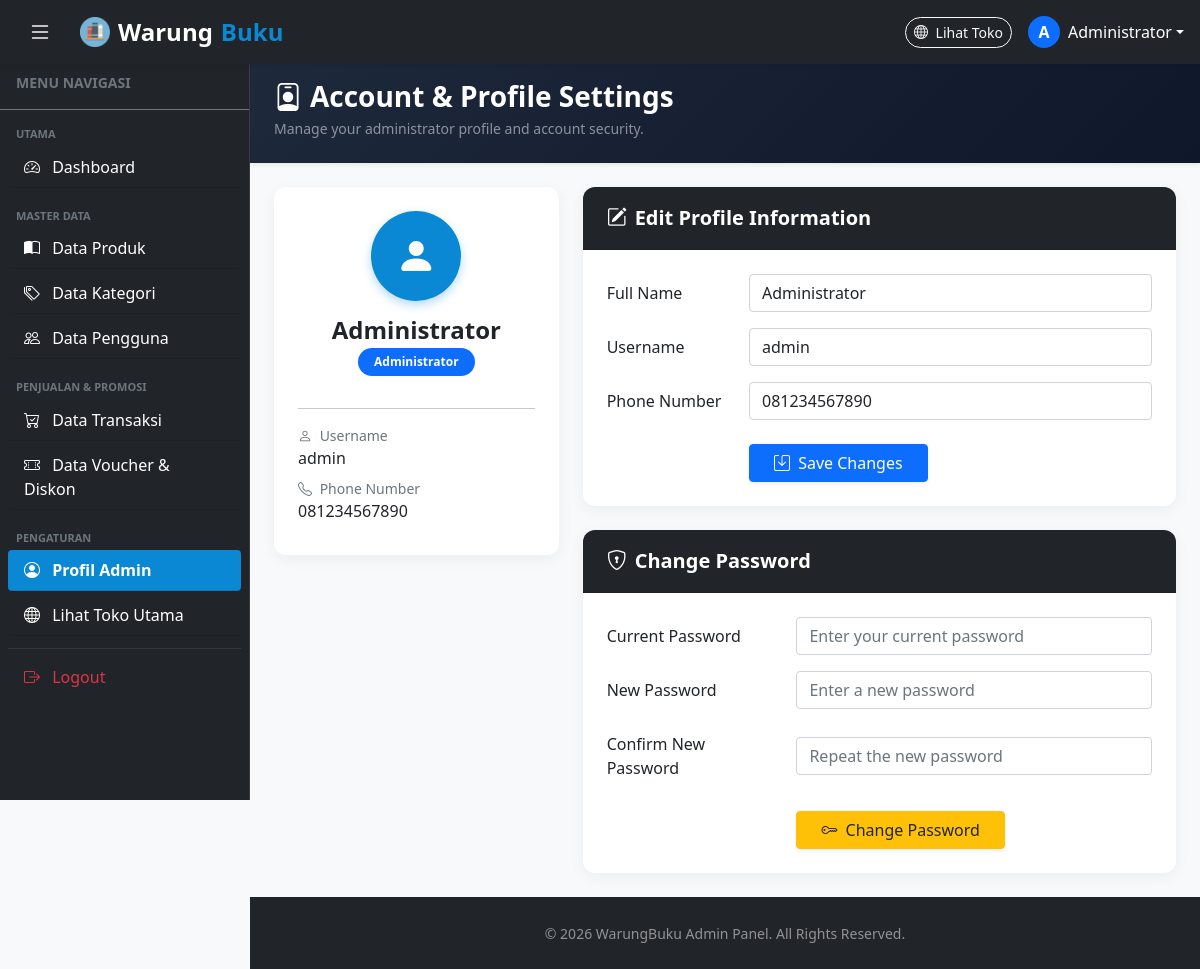
The app's page /profile.php (signed in) with its own data.
### tables this page shows
CREATE TABLE `users` (
  `id`         INT(11)                                NOT NULL AUTO_INCREMENT,
  `name`       VARCHAR(100)                           NOT NULL,
  `username`   VARCHAR(50)                            NOT NULL UNIQUE,
  `password`   VARCHAR(255)                           NOT NULL,
  `phone`      VARCHAR(20)                            DEFAULT NULL,
  `email`      VARCHAR(100)                           DEFAULT NULL,
  `address`    TEXT                                   DEFAULT NULL,
  `role`       ENUM('admin', 'customer')              NOT NULL DEFAULT 'customer',
  `created_at` DATETIME                               NOT NULL DEFAULT CURRENT_TIMESTAMP,
  `updated_at` DATETIME                               NOT NULL DEFAULT CURRENT_TIMESTAMP ON UPDATE CURRENT_TIMESTAMP,
  PRIMARY KEY (`id`)
);

### profile.php (the view, shortened to what this page needs)
<?php
$admin_id = $_SESSION['id'] ?? 1;
$query    = mysqli_query($conn, "SELECT * FROM users WHERE id = '$admin_id'");
$admin    = mysqli_fetch_object($query);
?>
<!DOCTYPE html>
<html lang="en">
<head>
    <link href="https://cdn.jsdelivr.net/npm/bootstrap-icons@1.8.1/font/bootstrap-icons.css" rel="stylesheet"/>
    <link href="css/styles.css" rel="stylesheet" />
</head>
<body class="bg-light d-flex flex-column min-vh-100">
    <?php include('sidebar.php'); ?>
    <header class="bg-dark text-white py-4 shadow-sm" style="background: linear-gradient(135deg, #1e293b 0%, #0f172a 100%);">
        <div class="container-fluid px-4">
            <div class="d-flex align-items-center justify-content-between flex-wrap gap-3">
                <div>
                    <h1 class="h3 fw-bold mb-1"><i class="bi bi-person-badge me-2"></i>Account & Profile Settings</h1>
                    <p class="text-white-50 mb-0 small">Manage your administrator profile and account security.</p>
                </div>
            </div>
        </div>
    </header>
    <section class="py-4">
        <div class="container-fluid px-4">
            <div class="row g-4">
                <div class="col-lg-4">
                    <div class="card card-custom p-4 text-center">
                        <div class="profile-avatar">
                            <i class="bi bi-person-fill"></i>
                        </div>
                        <h4 class="fw-bold mb-1"><?= htmlspecialchars($admin->name) ?></h4>
                        <span class="badge bg-primary rounded-pill px-3 py-2 align-self-center mb-3">Administrator</span>
                        <hr class="my-3">
                        <div class="text-start">
                            <div class="mb-2">
                                <small class="text-muted d-block"><i class="bi bi-person me-1"></i> Username</small>
                                <span class="fw-semibold text-dark"><?= htmlspecialchars($admin->username) ?></span>
                            </div>
                            <div class="mb-2">
                                <small class="text-muted d-block"><i class="bi bi-telephone me-1"></i> Phone Number</small>
                                <span class="fw-semibold text-dark"><?= htmlspecialchars($admin->phone ?? '-') ?></span>
                            </div>
                        </div>
                    </div>
                </div>
                <div class="col-lg-8">
                    <div class="card card-custom mb-4">
                        <div class="card-header card-header-custom bg-dark text-white py-3 px-4">
                            <div class="fw-bold fs-5 mb-0"><i class="bi bi-pencil-square me-2"></i>Edit Profile Information</div>
                        </div>
                        <div class="card-body p-4">
                            <form action="" method="post">
                                <div class="row mb-3 align-items-center">
                                    <label class="col-md-3 col-form-label fw-semibold">Full Name</label>
                                    <div class="col-md-9">
                                        <input type="text" name="name" class="form-control" value="<?= htmlspecialchars($admin->name) ?>" required>
                                    </div>
                                </div>
                                <div class="row mb-3 align-items-center">
                                    <label class="col-md-3 col-form-label fw-semibold">Username</label>
                                    <div class="col-md-9">
                                        <input type="text" name="username" class="form-control" value="<?= htmlspecialchars($admin->username) ?>" required>
                                    </div>
                                </div>
                                <div class="row mb-4 align-items-center">
                                    <label class="col-md-3 col-form-label fw-semibold">Phone Number</label>
                                    <div class="col-md-9">
                                        <input type="text" name="phone" class="form-control" value="<?= htmlspecialchars($admin->phone) ?>" required>
                                    </div>
                                </div>
                                <div class="row">
                                    <div class="col-md-3"></div>
                                    <div class="col-md-9">
                                        <button type="submit" name="update_profile" class="btn btn-primary px-4 fw-semibold shadow-sm">
                                            <i class="bi bi-save me-1"></i> Save Changes
                                        </button>
                                    </div>
                                </div>
                            </form>
                        </div>
                    </div>
                    <div class="card card-custom">
                        <div class="card-header card-header-custom bg-dark text-white py-3 px-4">
                            <div class="fw-bold fs-5 mb-0"><i class="bi bi-shield-lock me-2"></i>Change Password</div>
                        </div>
                        <div class="card-body p-4">
                            <form action="" method="post">
                                <div class="row mb-3 align-items-center">
                                    <label class="col-md-4 col-form-label fw-semibold">Current Password</label>
                                    <div class="col-md-8">
                                        <input type="password" name="current_password" class="form-control" placeholder="Enter your current password" required>
                                    </div>
                                </div>
                                <div class="row mb-3 align-items-center">
                                    <label class="col-md-4 col-form-label fw-semibold">New Password</label>
                                    <div class="col-md-8">
                                        <input type="password" name="new_password" class="form-control" placeholder="Enter a new password" required>
                                    </div>
                                </div>
                                <div class="row mb-4 align-items-center">
                                    <label class="col-md-4 col-form-label fw-semibold">Confirm New Password</label>
                                    <div class="col-md-8">
                                        <input type="password" name="confirm_password" class="form-control" placeholder="Repeat the new password" required>
                                    </div>
                                </div>
                                <div class="row">
                                    <div class="col-md-4"></div>
                                    <div class="col-md-8">
                                        <button type="submit" name="update_password" class="btn btn-warning text-dark px-4 fw-semibold shadow-sm">
                                            <i class="bi bi-key me-1"></i> Change Password
                                        </button>
                                    </div>
                                </div>
                            </form>
                        </div>
                    </div>
                </div>
            </div>
        </div>
    </section>
    <footer class="py-4 bg-dark mt-auto">
        <div class="container text-center text-white-50">
            <small>&copy; <?= date('Y') ?> WarungBuku Admin Panel. All Rights Reserved.</small>
        </div>
    </footer>
</body>
</html>

### sidebar.php (shortened to what this page needs)
<nav class="navbar navbar-expand navbar-dark bg-dark fixed-top shadow-sm px-3 z-index-1030">
    <div class="d-flex align-items-center gap-2">
        <button class="btn btn-dark text-white border-0 me-2" id="sidebarToggle" type="button" title="Toggle Sidebar">
            <i class="bi bi-list fs-4"></i>
        </button>
        <a class="navbar-brand fw-bold fs-4 d-flex align-items-center gap-2 m-0" href="dashboard.php">
            <img src="assets/book.ico" alt="logo" width="30"> Warung<span style="color: #0B88D3;">Buku</span>
        </a>
    </div>
    <div class="ms-auto d-flex align-items-center gap-3">
        <a href="index.php" target="_blank" class="btn btn-outline-light btn-sm rounded-pill d-none d-sm-inline-block">
            <i class="bi bi-globe me-1"></i> Lihat Toko
        </a>
        <div class="dropdown">
            <a href="#" class="d-flex align-items-center text-white text-decoration-none dropdown-toggle" id="dropdownUser" data-bs-toggle="dropdown" aria-expanded="false">
                <div class="bg-primary text-white rounded-circle d-flex align-items-center justify-content-center me-2" style="width: 32px; height: 32px; font-weight: bold;">
                    <?= strtoupper(substr($_SESSION['global']->name ?? 'A', 0, 1)) ?>
                </div>
                <span class="d-none d-md-inline fw-semibold"><?= htmlspecialchars($_SESSION['global']->name ?? 'Admin') ?></span>
            </a>
        </div>
    </div>
</nav>
<div class="sidebar-wrapper bg-dark text-white" id="sidebarWrapper">
    <div class="sidebar-heading px-3 py-3 border-bottom border-secondary d-flex align-items-center justify-content-between">
        <span class="text-uppercase small fw-bold text-muted">Menu Navigasi</span>
    </div>
    <div class="list-group list-group-flush p-2">
        <?php $current_page = basename($_SERVER['PHP_SELF']); ?>
        <small class="text-uppercase text-muted px-2 pt-2 pb-1 fw-bold fs-7" style="font-size: 11px;">UTAMA</small>
        <a href="dashboard.php" class="list-group-item list-group-item-action bg-transparent text-white rounded mb-1 <?= ($current_page == 'dashboard.php') ? 'active-sidebar' : '' ?>">
            <i class="bi bi-speedometer2 me-2"></i> Dashboard
        </a>
        <small class="text-uppercase text-muted px-2 pt-3 pb-1 fw-bold fs-7" style="font-size: 11px;">MASTER DATA</small>
        <a href="products.php" class="list-group-item list-group-item-action bg-transparent text-white rounded mb-1 <?= ($current_page == 'products.php') ? 'active-sidebar' : '' ?>">
            <i class="bi bi-book-half me-2"></i> Data Produk
        </a>
        <a href="categories.php" class="list-group-item list-group-item-action bg-transparent text-white rounded mb-1 <?= ($current_page == 'categories.php') ? 'active-sidebar' : '' ?>">
            <i class="bi bi-tags me-2"></i> Data Kategori
        </a>
        <a href="users.php" class="list-group-item list-group-item-action bg-transparent text-white rounded mb-1 <?= ($current_page == 'users.php') ? 'active-sidebar' : '' ?>">
            <i class="bi bi-people me-2"></i> Data Pengguna
        </a>
        <small class="text-uppercase text-muted px-2 pt-3 pb-1 fw-bold fs-7" style="font-size: 11px;">PENJUALAN & PROMOSI</small>
        <a href="orders.php" class="list-group-item list-group-item-action bg-transparent text-white rounded mb-1 <?= ($current_page == 'orders.php') ? 'active-sidebar' : '' ?>">
            <i class="bi bi-cart-check me-2"></i> Data Transaksi
        </a>
        <a href="vouchers.php" class="list-group-item list-group-item-action bg-transparent text-white rounded mb-1 <?= ($current_page == 'vouchers.php') ? 'active-sidebar' : '' ?>">
            <i class="bi bi-ticket-perforated me-2"></i> Data Voucher & Diskon
        </a>
        <small class="text-uppercase text-muted px-2 pt-3 pb-1 fw-bold fs-7" style="font-size: 11px;">PENGATURAN</small>
        <a href="profile.php" class="list-group-item list-group-item-action bg-transparent text-white rounded mb-1 <?= ($current_page == 'profile.php') ? 'active-sidebar' : '' ?>">
            <i class="bi bi-person-circle me-2"></i> Profil Admin
        </a>
        <a href="index.php" target="_blank" class="list-group-item list-group-item-action bg-transparent text-white rounded mb-1">
            <i class="bi bi-globe me-2"></i> Lihat Toko Utama
        </a>
        <hr class="text-secondary my-2">
        <a href="logout.php" class="list-group-item list-group-item-action bg-transparent text-danger rounded">
            <i class="bi bi-box-arrow-right me-2"></i> Logout
        </a>
    </div>
</div>

### profile.php (style rules this page uses)
.card-custom { border: none; border-radius: 12px; box-shadow: 0 4px 15px rgba(0,0,0,0.05); }
.card-header-custom { border-top-left-radius: 12px !important; border-top-right-radius: 12px !important; }
.profile-avatar { width: 90px; height: 90px; border-radius: 50%; background-color: #0B88D3; color: #fff; display: flex; align-items: center; justify-content: center; font-size: 2.5rem; margin: 0 auto 15px; box-shadow: 0 4px 10px rgba(11, 136, 211, 0.3); }

### sidebar.php (style rules this page uses)
body { padding-top: 56px; transition: padding-left 0.3s ease; }
.sidebar-wrapper { position: fixed; top: 56px; left: 0; width: 250px; height: calc(100vh - 56px); z-index: 1020; transition: all 0.3s ease; overflow-y: auto; border-right: 1px solid rgba(255,255,255,0.1); }
.active-sidebar { background-color: #0B88D3 !important; color: #fff !important; font-weight: 600; }
body:not(.sidebar-collapsed) { padding-left: 250px; }

### records on screen
users: name "A", name "Administrator", username "admin", phone "081234567890"
